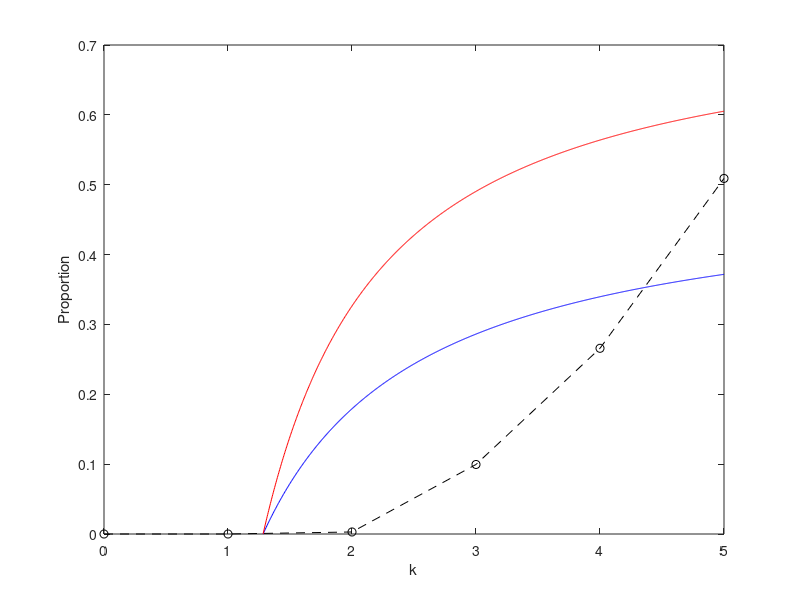
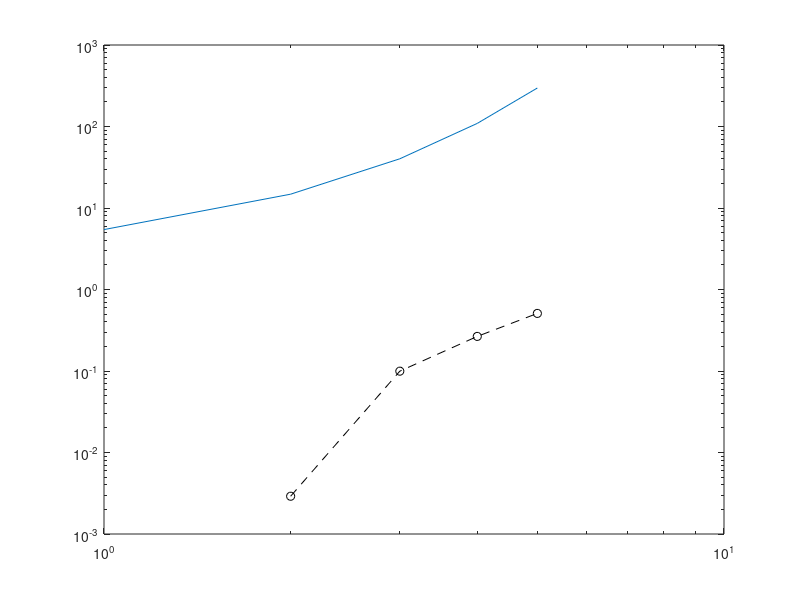

Write the MATLAB code that produced these figures, in order.
kill=0.2;
L=8;
mut=0.005;

p0=1-(1-mut).^L;
p=kill./(1-2*p0);

xi = log((1-p)/p);

k= linspace(xi, 5, 1000);

prob1= (1-xi./k)/2;

prob2 = 1-((1 + xi./k).^2)/4;

prob3=[0, 1, 2, 3, 4, 5];

prob4=[ 0, 0, 1/344, 42/422, 21/79, 0.509];
   
plot(k, prob1, 'b', k, prob2 , 'r');
hold on;
plot(prob3, prob4 ,'k--', 'Marker','o');

xlabel('k');
ylabel('Proportion');

figure 
loglog(prob3, prob4 ,'k--', 'Marker','o');
hold on;
loglog(prob3, 2*exp(prob3));